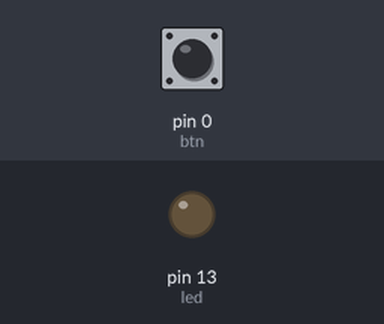
The sketch below on a simulated Arduino Uno, built with avr-gcc and run on an emulated ATmega328P. Shown: output pins drawn as LEDs (lit = HIGH). The test bench sets the inputs (shaded band); at power-on: pin 0 (btn) LOW.

Above: at 1.2 s.
1.3 s: pin 0 (btn) pulled HIGH for 0.15 s
At 1.37 s:
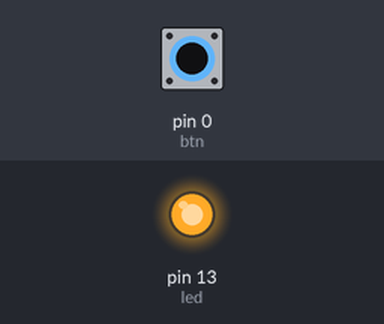
2.9 s: pin 0 (btn) pulled HIGH for 3.2 s
At 7.0 s:
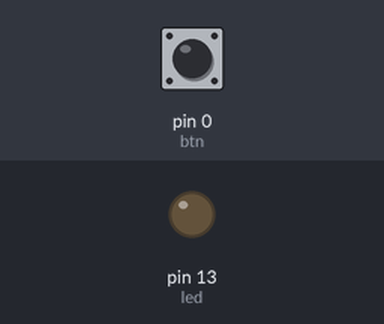
Timing chart, 0 to 8.5 s (numbered marks = the images above; inputs shaded):
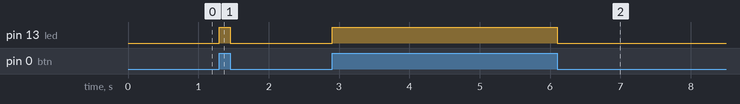

The sketch:

_01-btn-led-senial-digital.ino
```cpp
int const led = 13;
int const btn = 0;

void setup() {
  pinMode(led, OUTPUT);
  pinMode(btn, INPUT);
}

void loop() {
  int val = digitalRead(btn);
  digitalWrite(led, val);
}
```

Measured:
- after the input at 1.3 s, pin 13 (led): LOW → HIGH at once, → LOW 0.15 s later
- after the input at 2.9 s, pin 13 (led): LOW → HIGH at once, → LOW 3.2 s later
